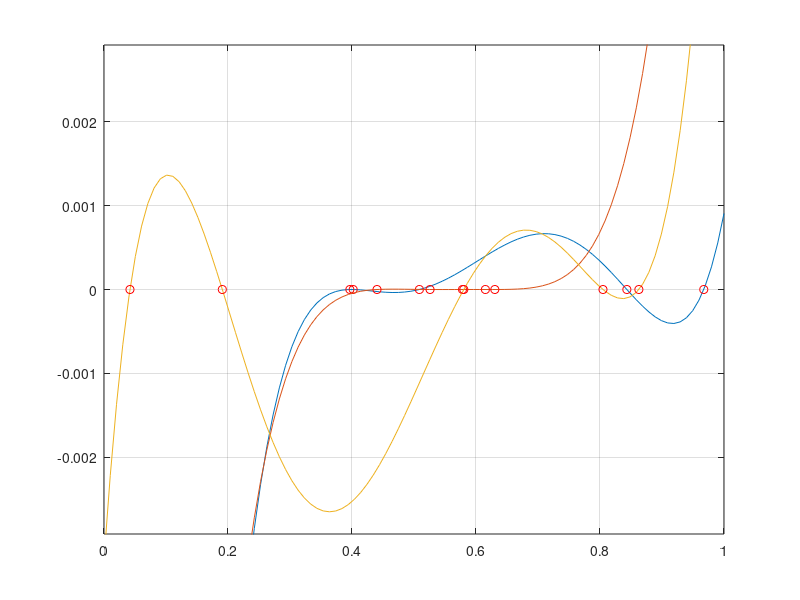

This chart was generated by the following MATLAB code:
% Obsługa wielomianów – przetestuj działanie funkcji do generowania i obsługi
%wielomianów w MATLAB. Wygeneruj kilka wielomianów np. w pętli losując dla nich
% pierwiastki i narysuj je na jednym wykresie, zaznaczając ich miejsca zerowe.
% Przećwicz działanie funkcji wbudowanych - polyval, poly, roots.

clc;
clear;
close all;
x = linspace(0,1,100);
N = 5;
k = 3;
figure(1)
ymax = 0;
xmin = 1;
xmax = 0;

for i = 1:k
    r = rand(N,1);
    a = poly(r);
    y = polyval(a, x);

    
    x0 = min(r);
    x1 = max(r);
    ym = max(abs(polyval(a, linspace(x0,x1,100))));
    ymax = max([ym, ymax]);

    r0 = roots(a);
    plot(x, y);
    hold on;
    plot(r, polyval(a,r),'ro');
end
ymax = ymax + ymax*0.1;
grid on;
ylim([-ymax, ymax]);